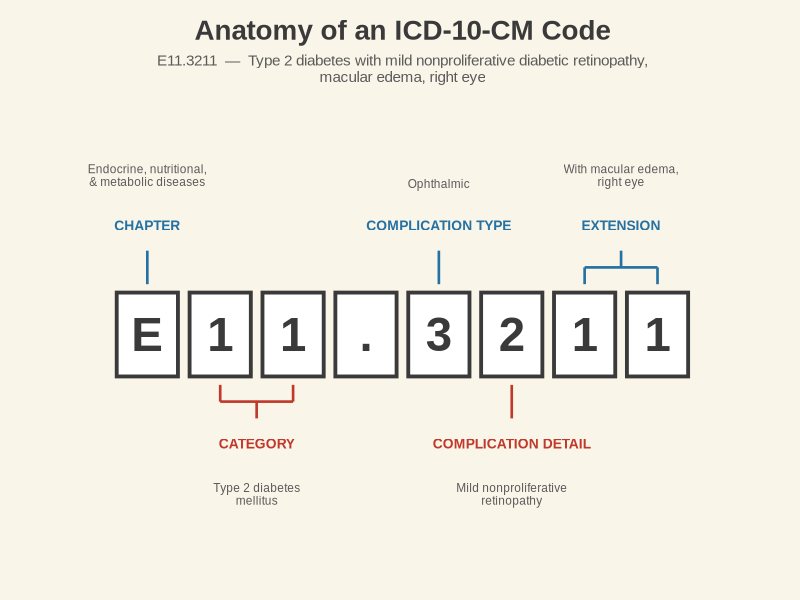
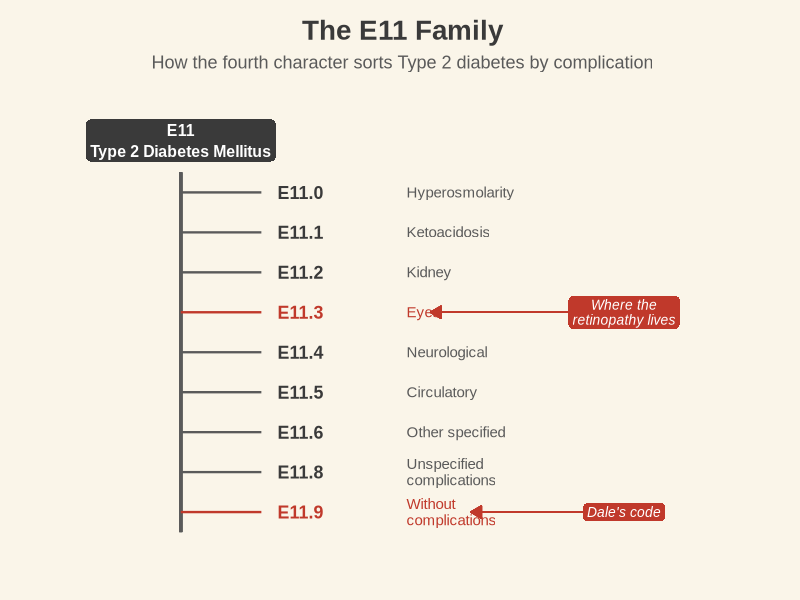
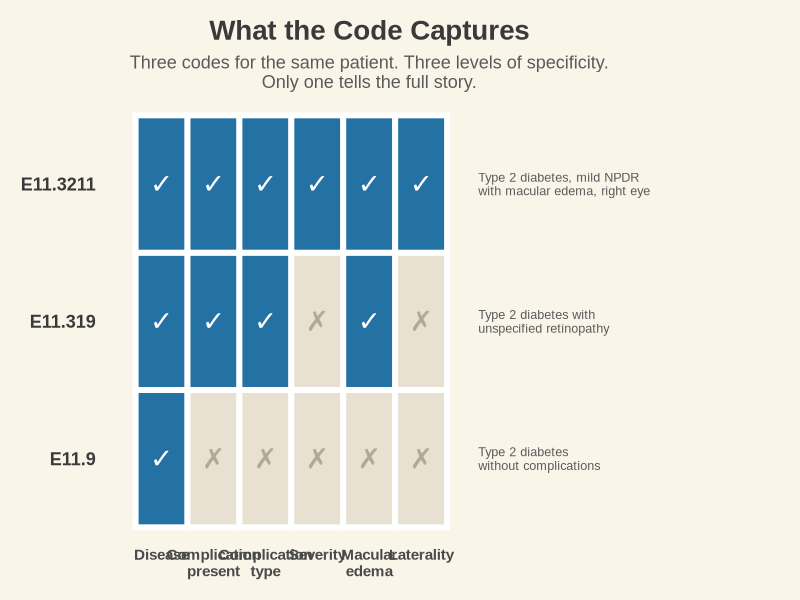
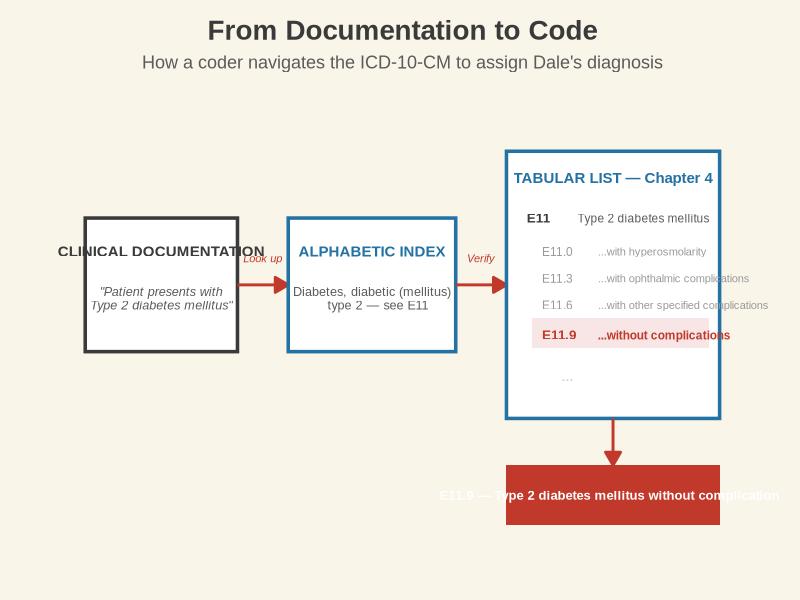
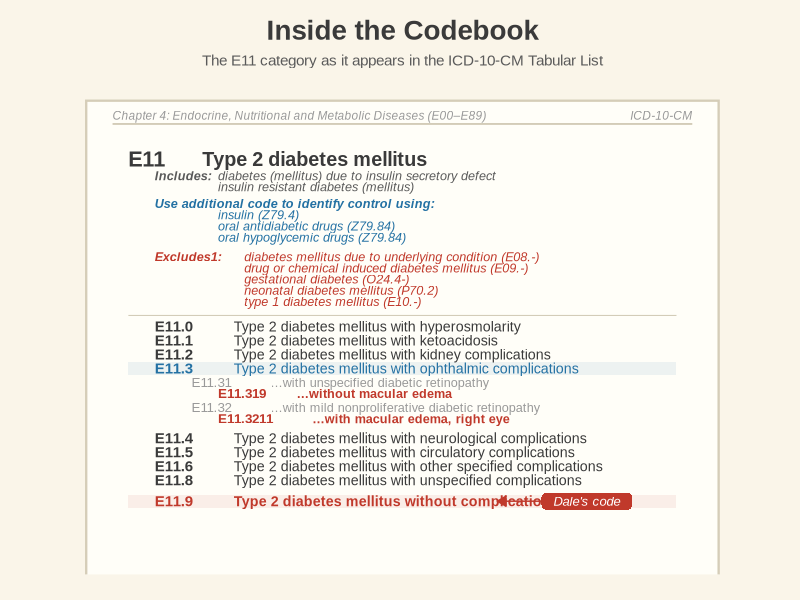

R code for these plots, in order:
# Copyright © 2026 Andrew R. Crocker
# Lesson 1: "What's Wrong With You?" — Visual assets
# Notes from the Abstracts — Medical Coding Fundamentals
# R code available on GitHub.

library(ggplot2)
library(dplyr)

theme_1950s <- function() {
  theme_minimal(base_family = "Arial", base_size = 14) +
    theme(
      plot.background = element_rect(fill = "#FAF5E9", color = NA),
      panel.background = element_rect(fill = "#FAF5E9", color = NA),
      panel.grid.major = element_line(color = "#E6DECA", linewidth = 0.6),
      panel.grid.minor = element_blank(),
      axis.title = element_text(face = "bold", color = "#3A3A3A"),
      axis.text = element_text(color = "#4A4A4A"),
      plot.title = element_text(face = "bold", size = 20, color = "#3A3A3A"),
      plot.subtitle = element_text(size = 13, color = "#5A5A5A"),
      plot.margin = margin(15, 15, 15, 15),
      legend.position = "none"
    )
}

red <- "#C0392B"
blue <- "#2471A3"
bg <- "#FAF5E9"
dark <- "#3A3A3A"
mid <- "#5A5A5A"
w <- 1456/100
h <- w * 9/16

# CHART 1: Code Anatomy
chars <- data.frame(x = 1:8, char = c("E","1","1",".","3","2","1","1"), stringsAsFactors = FALSE)
p1 <- ggplot() +
  geom_rect(data = chars, aes(xmin = x-0.42, xmax = x+0.42, ymin = -0.5, ymax = 0.5),
            fill = "white", color = dark, linewidth = 1.3) +
  geom_text(data = chars, aes(x = x, y = 0, label = char),
            size = 12, fontface = "bold", color = dark, family = "Arial") +
  geom_segment(aes(x=1,xend=1,y=0.6,yend=1.0), color=blue, linewidth=0.9) +
  annotate("text",x=1,y=1.3,label="CHAPTER",fontface="bold",size=3.5,color=blue,family="Arial") +
  annotate("text",x=1,y=1.9,label="Endocrine, nutritional,\n& metabolic diseases",size=3,color=mid,family="Arial",lineheight=0.9) +
  geom_segment(aes(x=5,xend=5,y=0.6,yend=1.0), color=blue, linewidth=0.9) +
  annotate("text",x=5,y=1.3,label="COMPLICATION TYPE",fontface="bold",size=3.5,color=blue,family="Arial") +
  annotate("text",x=5,y=1.8,label="Ophthalmic",size=3,color=mid,family="Arial") +
  geom_segment(aes(x=7,xend=7,y=0.6,yend=0.8),color=blue,linewidth=0.9) +
  geom_segment(aes(x=8,xend=8,y=0.6,yend=0.8),color=blue,linewidth=0.9) +
  geom_segment(aes(x=7,xend=8,y=0.8,yend=0.8),color=blue,linewidth=0.9) +
  geom_segment(aes(x=7.5,xend=7.5,y=0.8,yend=1.0),color=blue,linewidth=0.9) +
  annotate("text",x=7.5,y=1.3,label="EXTENSION",fontface="bold",size=3.5,color=blue,family="Arial") +
  annotate("text",x=7.5,y=1.9,label="With macular edema,\nright eye",size=3,color=mid,family="Arial",lineheight=0.9) +
  geom_segment(aes(x=2,xend=2,y=-0.6,yend=-0.8),color=red,linewidth=0.9) +
  geom_segment(aes(x=3,xend=3,y=-0.6,yend=-0.8),color=red,linewidth=0.9) +
  geom_segment(aes(x=2,xend=3,y=-0.8,yend=-0.8),color=red,linewidth=0.9) +
  geom_segment(aes(x=2.5,xend=2.5,y=-0.8,yend=-1.0),color=red,linewidth=0.9) +
  annotate("text",x=2.5,y=-1.3,label="CATEGORY",fontface="bold",size=3.5,color=red,family="Arial") +
  annotate("text",x=2.5,y=-1.9,label="Type 2 diabetes\nmellitus",size=3,color=mid,family="Arial",lineheight=0.9) +
  geom_segment(aes(x=6,xend=6,y=-0.6,yend=-1.0),color=red,linewidth=0.9) +
  annotate("text",x=6,y=-1.3,label="COMPLICATION DETAIL",fontface="bold",size=3.5,color=red,family="Arial") +
  annotate("text",x=6,y=-1.9,label="Mild nonproliferative\nretinopathy",size=3,color=mid,family="Arial",lineheight=0.9) +
  labs(title="Anatomy of an ICD-10-CM Code",
       subtitle="E11.3211  \u2014  Type 2 diabetes with mild nonproliferative diabetic retinopathy,\nmacular edema, right eye") +
  coord_cartesian(xlim=c(-0.2,9.2),ylim=c(-2.6,2.6)) +
  theme_1950s() +
  theme(axis.text=element_blank(),axis.title=element_blank(),panel.grid.major=element_blank(),
        plot.title=element_text(hjust=0.5),plot.subtitle=element_text(hjust=0.5,size=11))
ggsave("chart1_code_anatomy.png", p1, width=w, height=h, dpi=100, bg=bg)

# CHART 2: E11 Family Tree
tree_data <- data.frame(
  code=c("E11.0","E11.1","E11.2","E11.3","E11.4","E11.5","E11.6","E11.8","E11.9"),
  label=c("Hyperosmolarity","Ketoacidosis","Kidney","Eyes","Neurological",
          "Circulatory","Other specified","Unspecified\ncomplications","Without\ncomplications"),
  y=9:1, highlight=c(F,F,F,T,F,F,F,F,T), stringsAsFactors=FALSE)
p2 <- ggplot(tree_data) +
  geom_segment(aes(x=2,xend=2,y=0.5,yend=9.5),color=mid,linewidth=1) +
  geom_segment(aes(x=2,xend=3,y=y,yend=y),color=ifelse(tree_data$highlight,red,mid),linewidth=0.8) +
  annotate("label",x=2,y=10.3,label="E11\nType 2 Diabetes Mellitus",size=4,fontface="bold",
           color="white",fill=dark,label.size=0,label.r=unit(0.3,"lines"),lineheight=1.1,family="Arial") +
  geom_text(aes(x=3.2,y=y,label=code),hjust=0,size=4.5,fontface="bold",
            color=ifelse(tree_data$highlight,red,dark),family="Arial") +
  geom_text(aes(x=4.8,y=y,label=label),hjust=0,size=3.8,
            color=ifelse(tree_data$highlight,red,mid),lineheight=0.9,family="Arial") +
  annotate("label",x=7.5,y=1,label="Dale's code",size=3.5,fontface="italic",
           color="white",fill=red,label.size=0,label.r=unit(0.3,"lines"),family="Arial") +
  geom_segment(aes(x=7,xend=5.6,y=1,yend=1),color=red,linewidth=0.5,
               arrow=arrow(length=unit(0.12,"inches"),type="closed")) +
  annotate("label",x=7.5,y=6,label="Where the\nretinopathy lives",size=3.5,fontface="italic",
           color="white",fill=red,label.size=0,label.r=unit(0.3,"lines"),lineheight=0.9,family="Arial") +
  geom_segment(aes(x=7,xend=5.1,y=6,yend=6),color=red,linewidth=0.5,
               arrow=arrow(length=unit(0.12,"inches"),type="closed")) +
  labs(title="The E11 Family",subtitle="How the fourth character sorts Type 2 diabetes by complication") +
  coord_cartesian(xlim=c(0.5,9),ylim=c(0,11.2)) +
  theme_1950s() +
  theme(axis.text=element_blank(),axis.title=element_blank(),panel.grid.major=element_blank(),
        plot.title=element_text(hjust=0.5),plot.subtitle=element_text(hjust=0.5))
ggsave("chart2_e11_tree.png", p2, width=w, height=h, dpi=100, bg=bg)

# CHART 3: Specificity Comparison
spec_data <- data.frame(
  code=rep(c("E11.9","E11.319","E11.3211"),each=6),
  dimension=rep(c("Disease","Complication\npresent","Complication\ntype","Severity","Macular\nedema","Laterality"),3),
  captured=c(1,0,0,0,0,0, 1,1,1,0,1,0, 1,1,1,1,1,1), stringsAsFactors=FALSE)
spec_data$code <- factor(spec_data$code, levels=c("E11.9","E11.319","E11.3211"))
spec_data$dimension <- factor(spec_data$dimension,
  levels=c("Disease","Complication\npresent","Complication\ntype","Severity","Macular\nedema","Laterality"))
p3 <- ggplot(spec_data, aes(x=dimension,y=code)) +
  geom_tile(aes(fill=factor(captured)),color="white",linewidth=2) +
  scale_fill_manual(values=c("0"="#E8E0D0","1"=blue)) +
  geom_text(aes(label=ifelse(captured==1,"\u2713","\u2717")),size=7,
            color=ifelse(spec_data$captured==1,"white","#B0A898"),family="Arial") +
  annotate("text",x=7.1,y=1,label="Type 2 diabetes\nwithout complications",
           hjust=0,size=3.2,color=mid,lineheight=0.9,family="Arial") +
  annotate("text",x=7.1,y=2,label="Type 2 diabetes with\nunspecified retinopathy",
           hjust=0,size=3.2,color=mid,lineheight=0.9,family="Arial") +
  annotate("text",x=7.1,y=3,label="Type 2 diabetes, mild NPDR\nwith macular edema, right eye",
           hjust=0,size=3.2,color=mid,lineheight=0.9,family="Arial") +
  labs(title="What the Code Captures",
       subtitle="Three codes for the same patient. Three levels of specificity.\nOnly one tells the full story.") +
  coord_cartesian(xlim=c(0.5,9.5),clip="off") +
  theme_1950s() +
  theme(axis.text.x=element_text(size=11,face="bold"),
        axis.text.y=element_text(size=13,face="bold",color=dark),
        axis.title=element_blank(),panel.grid.major=element_blank(),
        plot.title=element_text(hjust=0.5),plot.subtitle=element_text(hjust=0.5),
        plot.margin=margin(15,120,15,15))
ggsave("chart3_specificity.png", p3, width=w, height=h, dpi=100, bg=bg)

# CHART 4: Coding Workflow
p4 <- ggplot() +
  # Step 1: Documentation
  geom_rect(aes(xmin=0.5,xmax=3.5,ymin=2.5,ymax=4.5),fill="white",color=dark,linewidth=1.2) +
  annotate("text",x=2,y=4.0,label="CLINICAL DOCUMENTATION",fontface="bold",size=3.8,color=dark,family="Arial") +
  annotate("text",x=2,y=3.3,label='"Patient presents with\nType 2 diabetes mellitus"',
           size=3.2,color=mid,family="Arial",lineheight=0.9,fontface="italic") +
  # Arrow 1-2
  geom_segment(aes(x=3.5,xend=4.5,y=3.5,yend=3.5),color=red,linewidth=1,
               arrow=arrow(length=unit(0.15,"inches"),type="closed")) +
  annotate("text",x=4.0,y=3.9,label="Look up",size=2.8,color=red,fontface="italic",family="Arial") +
  # Step 2: Alphabetic Index
  geom_rect(aes(xmin=4.5,xmax=7.8,ymin=2.5,ymax=4.5),fill="white",color=blue,linewidth=1.2) +
  annotate("text",x=6.15,y=4.0,label="ALPHABETIC INDEX",fontface="bold",size=3.8,color=blue,family="Arial") +
  annotate("text",x=6.15,y=3.3,label="Diabetes, diabetic (mellitus)\n   type 2 \u2014 see E11",
           size=3.2,color=mid,family="Arial",lineheight=0.9) +
  # Arrow 2-3
  geom_segment(aes(x=7.8,xend=8.8,y=3.5,yend=3.5),color=red,linewidth=1,
               arrow=arrow(length=unit(0.15,"inches"),type="closed")) +
  annotate("text",x=8.3,y=3.9,label="Verify",size=2.8,color=red,fontface="italic",family="Arial") +
  # Step 3: Tabular List
  geom_rect(aes(xmin=8.8,xmax=13,ymin=1.5,ymax=5.5),fill="white",color=blue,linewidth=1.2) +
  annotate("text",x=10.9,y=5.1,label="TABULAR LIST \u2014 Chapter 4",fontface="bold",size=3.8,color=blue,family="Arial") +
  annotate("text",x=9.2,y=4.5,label="E11",hjust=0,fontface="bold",size=3.4,color=dark,family="Arial") +
  annotate("text",x=10.2,y=4.5,label="Type 2 diabetes mellitus",hjust=0,size=3,color=mid,family="Arial") +
  annotate("text",x=9.5,y=4.0,label="E11.0",hjust=0,size=3,color="#999999",family="Arial") +
  annotate("text",x=10.6,y=4.0,label="...with hyperosmolarity",hjust=0,size=2.8,color="#999999",family="Arial") +
  annotate("text",x=9.5,y=3.6,label="E11.3",hjust=0,size=3,color="#999999",family="Arial") +
  annotate("text",x=10.6,y=3.6,label="...with ophthalmic complications",hjust=0,size=2.8,color="#999999",family="Arial") +
  annotate("text",x=9.5,y=3.2,label="E11.6",hjust=0,size=3,color="#999999",family="Arial") +
  annotate("text",x=10.6,y=3.2,label="...with other specified complications",hjust=0,size=2.8,color="#999999",family="Arial") +
  geom_rect(aes(xmin=9.3,xmax=12.8,ymin=2.55,ymax=3.0),fill=red,color=NA,alpha=0.12) +
  annotate("text",x=9.5,y=2.75,label="E11.9",hjust=0,fontface="bold",size=3.4,color=red,family="Arial") +
  annotate("text",x=10.6,y=2.75,label="...without complications",hjust=0,fontface="bold",size=3,color=red,family="Arial") +
  annotate("text",x=10.0,y=2.15,label="...",size=4,color="#CCCCCC") +
  # Output arrow
  geom_segment(aes(x=10.9,xend=10.9,y=1.5,yend=0.8),color=red,linewidth=1,
               arrow=arrow(length=unit(0.15,"inches"),type="closed")) +
  # Result
  geom_rect(aes(xmin=8.8,xmax=13,ymin=-0.1,ymax=0.8),fill=red,color=NA) +
  annotate("text",x=10.9,y=0.35,
           label="E11.9 \u2014 Type 2 diabetes mellitus without complications",
           fontface="bold",size=3.3,color="white",family="Arial") +
  labs(title="From Documentation to Code",
       subtitle="How a coder navigates the ICD-10-CM to assign Dale's diagnosis") +
  coord_cartesian(xlim=c(0,13.5),ylim=c(-0.5,6.2)) +
  theme_1950s() +
  theme(axis.text=element_blank(),axis.title=element_blank(),panel.grid.major=element_blank(),
        plot.title=element_text(hjust=0.5),plot.subtitle=element_text(hjust=0.5))
ggsave("chart4_coding_workflow.png", p4, width=w, height=h, dpi=100, bg=bg)

cat("All four charts saved.\n")


# ============================================================
# CHART 5: Inside the Codebook — Simulated Tabular List page
# ============================================================

ls <- 0.48
y_start <- 18.0
ypos <- function(line) y_start - (line * ls)
page_bg <- "#FFFEF8"
light <- "#C8BFA8"
gray <- "#999999"

p5 <- ggplot() +
  geom_rect(aes(xmin = 1, xmax = 13, ymin = -1, ymax = 20),
            fill = page_bg, color = "#D5CDB8", linewidth = 0.8) +
  geom_segment(aes(x = 1.5, xend = 12.5, y = 19.2, yend = 19.2), color = light, linewidth = 0.5) +
  annotate("text", x = 1.5, y = 19.5,
           label = "Chapter 4: Endocrine, Nutritional and Metabolic Diseases (E00\u2013E89)",
           hjust = 0, size = 3, color = gray, family = "Arial", fontface = "italic") +
  annotate("text", x = 12.5, y = 19.5, label = "ICD-10-CM",
           hjust = 1, size = 3, color = gray, family = "Arial", fontface = "italic") +
  # Category header
  annotate("text", x = 1.8, y = ypos(0), label = "E11", hjust = 0, size = 5.5,
           fontface = "bold", color = dark, family = "Arial") +
  annotate("text", x = 3.2, y = ypos(0), label = "Type 2 diabetes mellitus", hjust = 0,
           size = 5, fontface = "bold", color = dark, family = "Arial") +
  # Includes
  annotate("text", x = 2.3, y = ypos(1.2), label = "Includes:", hjust = 0, size = 3.2,
           fontface = "bold.italic", color = mid, family = "Arial") +
  annotate("text", x = 3.5, y = ypos(1.2),
           label = "diabetes (mellitus) due to insulin secretory defect",
           hjust = 0, size = 3.2, color = mid, family = "Arial", fontface = "italic") +
  annotate("text", x = 3.5, y = ypos(2),
           label = "insulin resistant diabetes (mellitus)",
           hjust = 0, size = 3.2, color = mid, family = "Arial", fontface = "italic") +
  # Use additional code
  annotate("text", x = 2.3, y = ypos(3.2),
           label = "Use additional code to identify control using:",
           hjust = 0, size = 3.2, fontface = "bold.italic", color = blue, family = "Arial") +
  annotate("text", x = 3.5, y = ypos(4), label = "insulin (Z79.4)",
           hjust = 0, size = 3.2, color = blue, family = "Arial", fontface = "italic") +
  annotate("text", x = 3.5, y = ypos(4.8), label = "oral antidiabetic drugs (Z79.84)",
           hjust = 0, size = 3.2, color = blue, family = "Arial", fontface = "italic") +
  annotate("text", x = 3.5, y = ypos(5.6), label = "oral hypoglycemic drugs (Z79.84)",
           hjust = 0, size = 3.2, color = blue, family = "Arial", fontface = "italic") +
  # Excludes1
  annotate("text", x = 2.3, y = ypos(7), label = "Excludes1:", hjust = 0, size = 3.2,
           fontface = "bold.italic", color = red, family = "Arial") +
  annotate("text", x = 4.0, y = ypos(7),
           label = "diabetes mellitus due to underlying condition (E08.-)",
           hjust = 0, size = 3.2, color = red, family = "Arial", fontface = "italic") +
  annotate("text", x = 4.0, y = ypos(7.8),
           label = "drug or chemical induced diabetes mellitus (E09.-)",
           hjust = 0, size = 3.2, color = red, family = "Arial", fontface = "italic") +
  annotate("text", x = 4.0, y = ypos(8.6), label = "gestational diabetes (O24.4-)",
           hjust = 0, size = 3.2, color = red, family = "Arial", fontface = "italic") +
  annotate("text", x = 4.0, y = ypos(9.4), label = "neonatal diabetes mellitus (P70.2)",
           hjust = 0, size = 3.2, color = red, family = "Arial", fontface = "italic") +
  annotate("text", x = 4.0, y = ypos(10.2), label = "type 1 diabetes mellitus (E10.-)",
           hjust = 0, size = 3.2, color = red, family = "Arial", fontface = "italic") +
  # Separator
  geom_segment(aes(x = 1.8, xend = 12.2, y = ypos(11.2), yend = ypos(11.2)),
               color = light, linewidth = 0.3) +
  # Subcategories
  annotate("text",x=2.3,y=ypos(12),label="E11.0",hjust=0,size=3.8,fontface="bold",color=dark,family="Arial") +
  annotate("text",x=3.8,y=ypos(12),label="Type 2 diabetes mellitus with hyperosmolarity",hjust=0,size=3.6,color=dark,family="Arial") +
  annotate("text",x=2.3,y=ypos(13),label="E11.1",hjust=0,size=3.8,fontface="bold",color=dark,family="Arial") +
  annotate("text",x=3.8,y=ypos(13),label="Type 2 diabetes mellitus with ketoacidosis",hjust=0,size=3.6,color=dark,family="Arial") +
  annotate("text",x=2.3,y=ypos(14),label="E11.2",hjust=0,size=3.8,fontface="bold",color=dark,family="Arial") +
  annotate("text",x=3.8,y=ypos(14),label="Type 2 diabetes mellitus with kidney complications",hjust=0,size=3.6,color=dark,family="Arial") +
  # E11.3 highlighted
  geom_rect(aes(xmin=1.8,xmax=12.2,ymin=ypos(15)-0.22,ymax=ypos(15)+0.22),fill=blue,alpha=0.08,color=NA) +
  annotate("text",x=2.3,y=ypos(15),label="E11.3",hjust=0,size=3.8,fontface="bold",color=blue,family="Arial") +
  annotate("text",x=3.8,y=ypos(15),label="Type 2 diabetes mellitus with ophthalmic complications",hjust=0,size=3.6,color=blue,family="Arial") +
  # Drill-down
  annotate("text",x=3.0,y=ypos(16),label="E11.31",hjust=0,size=3.4,color=gray,family="Arial") +
  annotate("text",x=4.5,y=ypos(16),label="...with unspecified diabetic retinopathy",hjust=0,size=3.2,color=gray,family="Arial") +
  annotate("text",x=3.5,y=ypos(16.8),label="E11.319",hjust=0,size=3.4,fontface="bold",color=red,family="Arial") +
  annotate("text",x=5.0,y=ypos(16.8),label="...without macular edema",hjust=0,size=3.2,fontface="bold",color=red,family="Arial") +
  annotate("text",x=3.0,y=ypos(17.8),label="E11.32",hjust=0,size=3.4,color=gray,family="Arial") +
  annotate("text",x=4.5,y=ypos(17.8),label="...with mild nonproliferative diabetic retinopathy",hjust=0,size=3.2,color=gray,family="Arial") +
  annotate("text",x=3.5,y=ypos(18.6),label="E11.3211",hjust=0,size=3.4,fontface="bold",color=red,family="Arial") +
  annotate("text",x=5.3,y=ypos(18.6),label="...with macular edema, right eye",hjust=0,size=3.2,fontface="bold",color=red,family="Arial") +
  # Remaining subcategories
  annotate("text",x=2.3,y=ypos(20),label="E11.4",hjust=0,size=3.8,fontface="bold",color=dark,family="Arial") +
  annotate("text",x=3.8,y=ypos(20),label="Type 2 diabetes mellitus with neurological complications",hjust=0,size=3.6,color=dark,family="Arial") +
  annotate("text",x=2.3,y=ypos(21),label="E11.5",hjust=0,size=3.8,fontface="bold",color=dark,family="Arial") +
  annotate("text",x=3.8,y=ypos(21),label="Type 2 diabetes mellitus with circulatory complications",hjust=0,size=3.6,color=dark,family="Arial") +
  annotate("text",x=2.3,y=ypos(22),label="E11.6",hjust=0,size=3.8,fontface="bold",color=dark,family="Arial") +
  annotate("text",x=3.8,y=ypos(22),label="Type 2 diabetes mellitus with other specified complications",hjust=0,size=3.6,color=dark,family="Arial") +
  annotate("text",x=2.3,y=ypos(23),label="E11.8",hjust=0,size=3.8,fontface="bold",color=dark,family="Arial") +
  annotate("text",x=3.8,y=ypos(23),label="Type 2 diabetes mellitus with unspecified complications",hjust=0,size=3.6,color=dark,family="Arial") +
  # E11.9 highlighted
  geom_rect(aes(xmin=1.8,xmax=12.2,ymin=ypos(24.5)-0.22,ymax=ypos(24.5)+0.22),fill=red,alpha=0.08,color=NA) +
  annotate("text",x=2.3,y=ypos(24.5),label="E11.9",hjust=0,size=3.8,fontface="bold",color=red,family="Arial") +
  annotate("text",x=3.8,y=ypos(24.5),label="Type 2 diabetes mellitus without complications",hjust=0,size=3.6,fontface="bold",color=red,family="Arial") +
  annotate("label",x=10.5,y=ypos(24.5),label="  Dale's code  ",size=3.3,fontface="italic",
           color="white",fill=red,label.size=0,label.r=unit(0.3,"lines"),family="Arial") +
  geom_segment(aes(x=9.8,xend=8.8,y=ypos(24.5),yend=ypos(24.5)),color=red,linewidth=0.5,
               arrow=arrow(length=unit(0.1,"inches"),type="closed")) +
  labs(title="Inside the Codebook",
       subtitle="The E11 category as it appears in the ICD-10-CM Tabular List") +
  coord_cartesian(xlim=c(0.5,13.5),ylim=c(4.5,20)) +
  theme_1950s() +
  theme(axis.text=element_blank(),axis.title=element_blank(),panel.grid.major=element_blank(),
        plot.title=element_text(hjust=0.5),plot.subtitle=element_text(hjust=0.5,size=11))

ggsave("chart5_codebook_page.png", p5, width=w, height=h, dpi=100, bg=bg)

cat("Chart 5 (codebook page) saved.\n")
